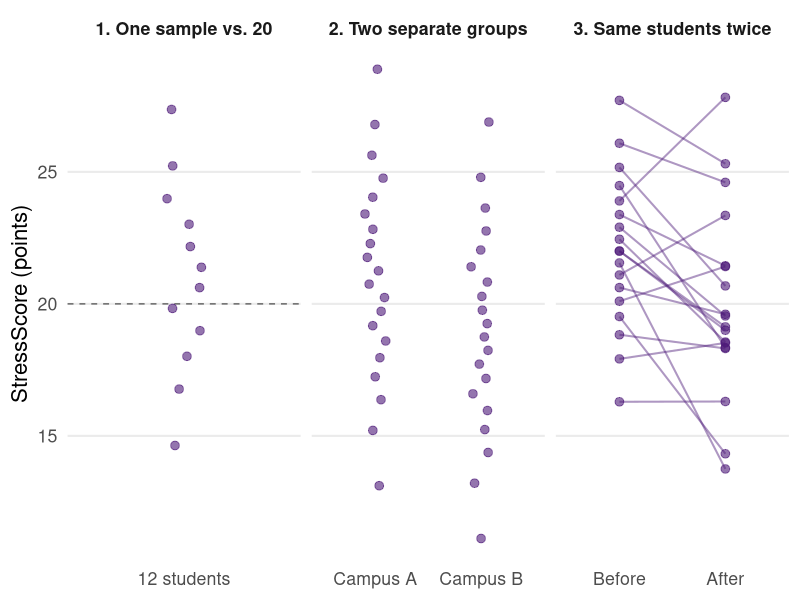
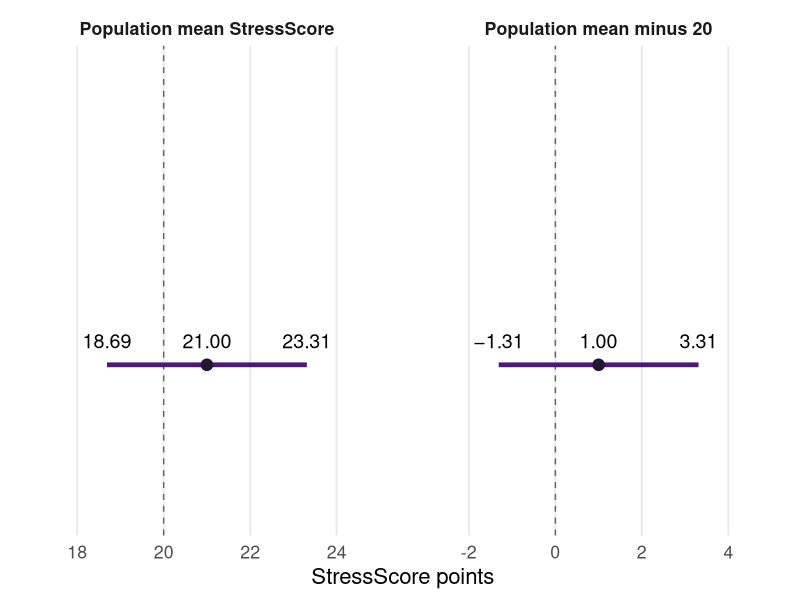
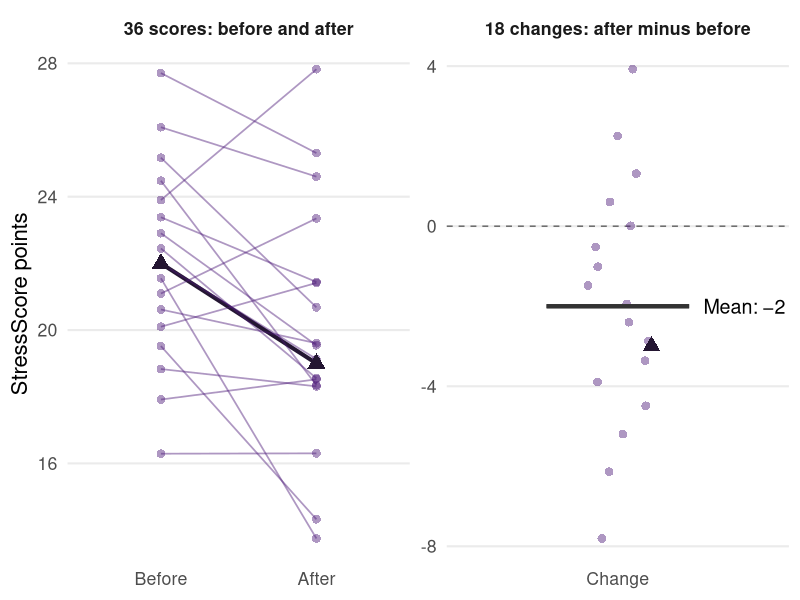
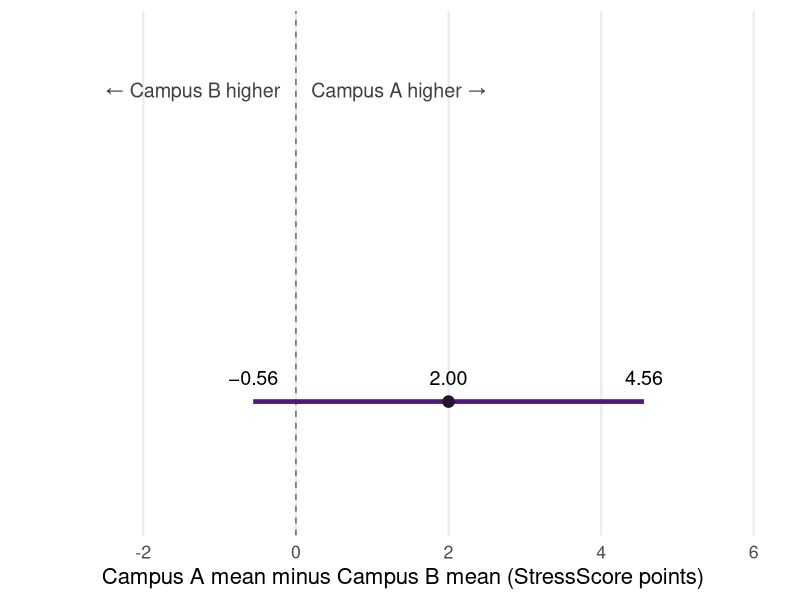
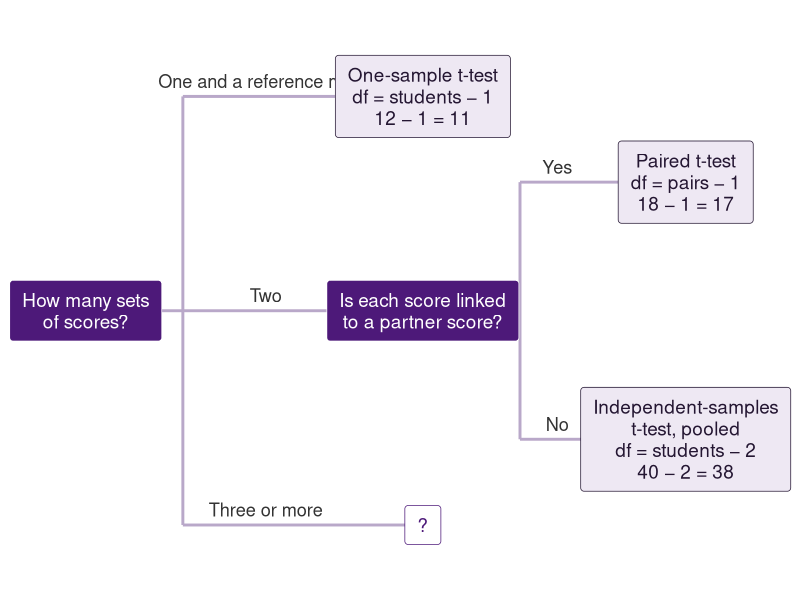
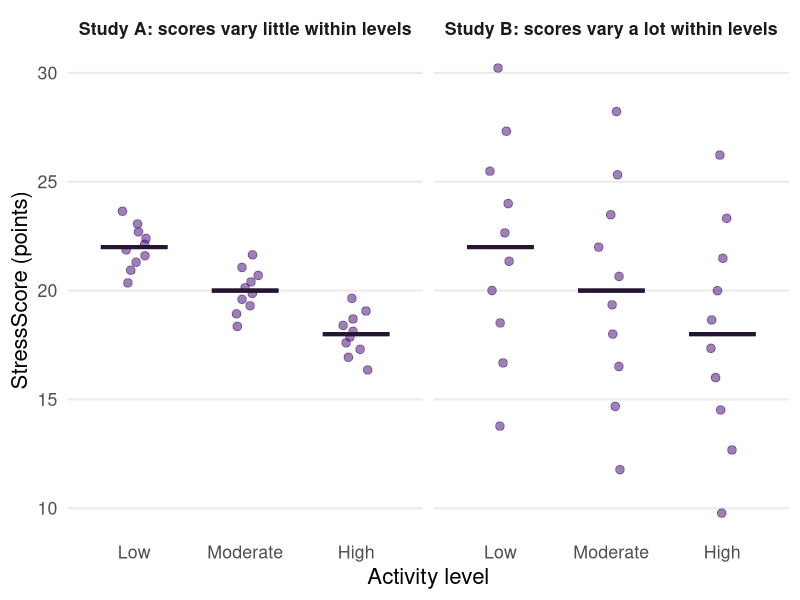
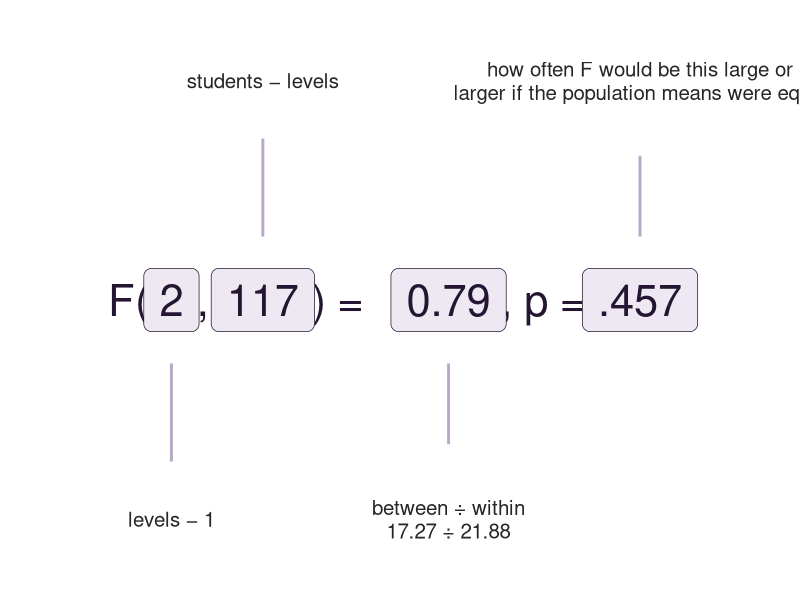
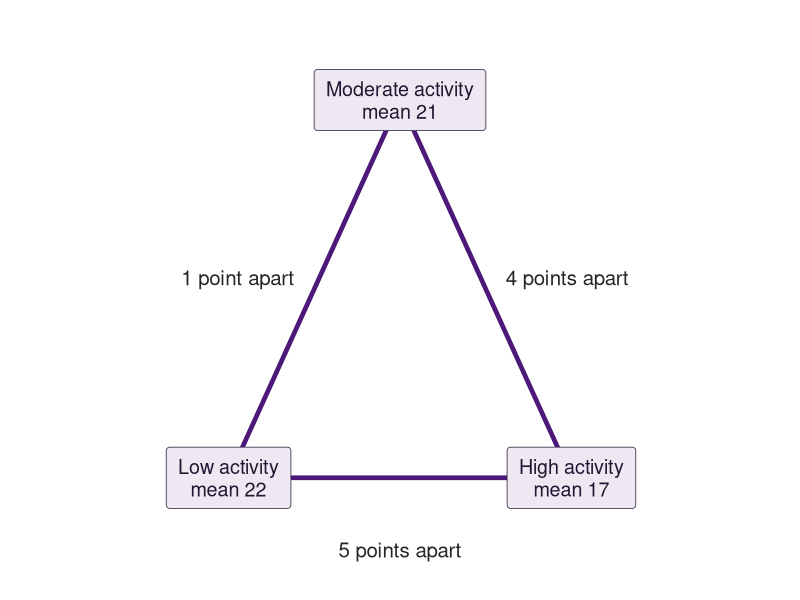

Reproduce these figures in R, in order.
## ---- chunk 1
#| echo: false
#| fig-width: 10.5
#| fig-height: 3.9
#| out-width: "92%"
#| fig-align: center
#| fig-alt: "Three panels of hypothetical StressScores. Panel 1, one sample versus 20: 12 students' scores scattered around a dashed reference line at 20. Panel 2, two separate groups: one column of 20 scores for Campus A and another column of 20 scores for Campus B, with nothing connecting them. Panel 3, same students twice: 18 students' scores before and after finals, with a line joining each student's two scores. Most lines slope downward."
library(ggplot2)
library(tibble)
library(dplyr)

# TCU purple and its darker companion, matching the slide theme. Later figures
# in the t-test block reuse these so the deck reads as one system.
tcu_purple <- "#4D1979"
tcu_dark <- "#241632"

#' Build scores with an exact sample mean and SD
#'
#' Returns `n` values whose sample mean and sample SD equal the requested
#' values exactly. The lecture's hypothetical examples report specific summary
#' statistics, so the plotted "students" must reproduce those statistics
#' instead of approximating them with random draws.
#'
#' @param n Number of scores to create.
#' @param mean Sample mean the scores should have.
#' @param sd Sample SD the scores should have.
#' @return A numeric vector of length `n`, sorted from lowest to highest.
exact_scores <- function(n, mean, sd) {
  # Evenly spaced normal quantiles give a bell-shaped set of values. scale()
  # then forces their mean to exactly 0 and their SD to exactly 1.
  z <- as.numeric(scale(qnorm(ppoints(n))))
  mean + sd * z
}

# One-sample example: 12 students with a mean of 21. The SD of 3.64 comes from
# the Random Error and Confidence Intervals lesson, where it produced the
# 95% CI of 18.69 to 23.31 that the next slide reuses.
one_sample <- tibble(id = 1:12, score = exact_scores(12, mean = 21, sd = 3.64))

# Independent-samples example: 20 different students per campus, means of 21
# and 19, and an SD of 4 at each campus (the values behind t(38) = 1.58).
campuses <- tibble(
  campus = rep(c("Campus A", "Campus B"), each = 20),
  score = c(exact_scores(20, mean = 21, sd = 4), exact_scores(20, mean = 19, sd = 4))
)

# Paired example: 18 students whose changes must have a mean of exactly -2 and
# an SD of exactly 3 (the values behind t(17) = -2.83). Student 1 is the worked
# example named on the paired slide: 22 before, 19 after, a change of -3.
n_pairs <- 18
example_change <- 19 - 22

# Solve for the mean and SD the other 17 changes need so that all 18 together
# still hit the target mean (-2) and SD (3) once the fixed example is included.
other_mean <- (n_pairs * -2 - example_change) / (n_pairs - 1)
other_sd <- sqrt(
  ((n_pairs - 1) * 3^2 - (example_change + 2)^2 -
     (n_pairs - 1) * (other_mean + 2)^2) / (n_pairs - 2)
)

# exact_scores() returns sorted values. Shuffling the before scores keeps a
# student's starting score from lining up with the size of their change. The
# seed makes the shuffle, and therefore the figure, identical on every render.
set.seed(1118)
paired <- tibble(
  id = 1:n_pairs,
  example = id == 1,
  before = c(22, sample(exact_scores(n_pairs - 1, mean = 22, sd = 3))),
  change = c(example_change, exact_scores(n_pairs - 1, mean = other_mean, sd = other_sd)),
  after = before + change
)

# Stack the three designs into one table so they can share a y-axis. The id
# column is only needed for design 3, where it links each student's two scores.
design_labels <- c(
  "1. One sample vs. 20",
  "2. Two separate groups",
  "3. Same students twice"
)
design_data <- bind_rows(
  one_sample |>
    transmute(design = design_labels[1], x = "12 students", id, score),
  campuses |>
    transmute(design = design_labels[2], x = campus, id = NA_integer_, score),
  paired |>
    transmute(design = design_labels[3], x = "Before", id, score = before),
  paired |>
    transmute(design = design_labels[3], x = "After", id, score = after)
) |>
  mutate(
    x = factor(x, levels = c("12 students", "Campus A", "Campus B", "Before", "After"))
  )
paired_design <- filter(design_data, design == design_labels[3])
unpaired_design <- filter(design_data, design != design_labels[3])

# The connecting lines are the point of the figure: they exist only where each
# score has a specific partner. Designs 1 and 2 get sideways jitter to separate
# overlapping dots; design 3 does not, so every line meets its two dots.
ggplot(design_data, aes(x = x, y = score)) +
  geom_hline(
    data = tibble(design = design_labels[1]),
    aes(yintercept = 20), linetype = "dashed", color = "gray40"
  ) +
  geom_line(
    data = paired_design, aes(group = id),
    color = tcu_purple, alpha = 0.45, linewidth = 0.7
  ) +
  geom_point(
    data = unpaired_design,
    position = position_jitter(width = 0.1, height = 0, seed = 1),
    size = 2.6, alpha = 0.6, color = tcu_purple
  ) +
  geom_point(data = paired_design, size = 2.6, alpha = 0.6, color = tcu_purple) +
  facet_wrap(~ design, scales = "free_x") +
  labs(x = NULL, y = "StressScore (points)") +
  theme_minimal(base_size = 16) +
  theme(panel.grid.major.x = element_blank(),
        panel.grid.minor = element_blank(),
        strip.text = element_text(face = "bold"))
## ---- chunk 2
#| echo: false
#| fig-width: 10.5
#| fig-height: 2.3
#| out-width: "92%"
#| fig-align: center
#| fig-alt: "Two 95% confidence intervals drawn side by side at the same width. Left, population mean StressScore: estimate 21.00, interval 18.69 to 23.31, with a dashed line at 20 inside the interval. Right, population mean minus 20: estimate 1.00, interval −1.31 to 3.31, with a dashed line at 0 inside the interval. The right picture is the left picture shifted down by 20."
# The same estimate expressed two ways. Subtracting the null value of 20 from
# the mean and from both CI limits gives the second row, so the dashed line
# sits at 20 in one panel and at 0 in the other. The axis limits span 8 points
# in both panels so the two intervals are drawn at identical widths.
ci_shift <- tibble(
  panel = c("Population mean StressScore", "Population mean minus 20"),
  estimate = c(21, 1),
  lower = c(18.69, -1.31),
  upper = c(23.31, 3.31),
  reference = c(20, 0),
  axis_min = c(17, -3),
  axis_max = c(25, 5)
) |>
  mutate(panel = factor(panel, levels = panel))

#' Format a number for a figure label
#'
#' Shows two decimals and swaps the keyboard hyphen for a true minus sign so
#' labels in the figures match the typography of the slide text.
#'
#' @param x Numeric vector to format.
#' @return A character vector the same length as `x`.
label_points <- function(x) {
  sub("-", "−", sprintf("%.2f", x), fixed = TRUE)
}

ggplot(ci_shift, aes(y = 1)) +
  # Invisible points that only stretch each panel to its intended limits.
  geom_blank(aes(x = axis_min)) +
  geom_blank(aes(x = axis_max)) +
  geom_vline(aes(xintercept = reference), linetype = "dashed", color = "gray40") +
  geom_segment(aes(x = lower, xend = upper, yend = 1),
               linewidth = 1.6, color = tcu_purple) +
  geom_point(aes(x = estimate), size = 3.6, color = tcu_dark) +
  # Print the three numbers the removed table used to carry.
  geom_text(aes(x = lower, label = label_points(lower)), vjust = -1.1, size = 5) +
  geom_text(aes(x = estimate, label = label_points(estimate)), vjust = -1.1, size = 5) +
  geom_text(aes(x = upper, label = label_points(upper)), vjust = -1.1, size = 5) +
  facet_wrap(~ panel, scales = "free_x") +
  scale_x_continuous(breaks = scales::breaks_width(2)) +
  scale_y_continuous(limits = c(0.7, 1.6)) +
  labs(x = "StressScore points", y = NULL) +
  theme_minimal(base_size = 16) +
  theme(axis.text.y = element_blank(),
        panel.grid.major.y = element_blank(),
        panel.grid.minor = element_blank(),
        strip.text = element_text(face = "bold"))
## ---- chunk 3
#| echo: false
#| fig-width: 10.5
#| fig-height: 3.5
#| out-width: "92%"
#| fig-align: center
#| fig-alt: "Two panels. Left, 36 scores: each of 18 students has a before score and an after score joined by a line, and most lines slope downward. One highlighted student goes from 22 to 19. Right, 18 changes: one dot per student showing after minus before, ranging from about −8 to about 4, with a dashed line at 0 and a bar at the mean change of −2. The highlighted student's change is −3."
# Reshape the paired data into the two views the slide contrasts: the 36 raw
# scores (two per student) and the 18 change scores the paired t-test analyzes.
panel_labels <- c("36 scores: before and after", "18 changes: after minus before")
paired_long <- bind_rows(
  paired |>
    transmute(panel = panel_labels[1], x = "Before", id, example, value = before),
  paired |>
    transmute(panel = panel_labels[1], x = "After", id, example, value = after),
  paired |>
    transmute(panel = panel_labels[2], x = "Change", id, example, value = change)
) |>
  mutate(
    x = factor(x, levels = c("Before", "After", "Change")),
    panel = factor(panel, levels = panel_labels)
  ) |>
  # Sort the worked-example student last so it is drawn on top of the others.
  arrange(example, id)
scores_long <- filter(paired_long, panel == panel_labels[1])
changes_long <- filter(paired_long, panel == panel_labels[2])

# Reference marks that belong only in the change panel: the null value of 0
# and the mean change of -2 reported in the results table on the next slide.
change_panel <- tibble(
  panel = factor(panel_labels[2], levels = panel_labels),
  x = factor("Change", levels = c("Before", "After", "Change")),
  mean_change = -2
)

# The worked-example student is marked by shape and size as well as shade, so
# the highlight does not depend on color alone.
ggplot(paired_long, aes(x = x, y = value)) +
  geom_hline(data = change_panel, aes(yintercept = 0),
             linetype = "dashed", color = "gray40") +
  geom_line(data = scores_long,
            aes(group = id, color = example, alpha = example, linewidth = example)) +
  geom_point(data = scores_long,
             aes(color = example, alpha = example, shape = example, size = example)) +
  geom_point(data = changes_long,
             aes(color = example, alpha = example, shape = example, size = example),
             position = position_jitter(width = 0.12, height = 0, seed = 1)) +
  geom_errorbar(data = change_panel,
                aes(y = mean_change, ymin = mean_change, ymax = mean_change),
                width = 0.5, linewidth = 1.4, color = "gray20") +
  geom_text(data = change_panel, aes(y = mean_change, label = "Mean: −2"),
            nudge_x = 0.3, hjust = 0, size = 5) +
  facet_wrap(~ panel, scales = "free") +
  scale_color_manual(values = c(`FALSE` = tcu_purple, `TRUE` = tcu_dark)) +
  scale_alpha_manual(values = c(`FALSE` = 0.45, `TRUE` = 1)) +
  scale_shape_manual(values = c(`FALSE` = 16, `TRUE` = 17)) +
  scale_size_manual(values = c(`FALSE` = 2.6, `TRUE` = 4.2)) +
  scale_linewidth_manual(values = c(`FALSE` = 0.6, `TRUE` = 1.4)) +
  labs(x = NULL, y = "StressScore points") +
  theme_minimal(base_size = 16) +
  theme(legend.position = "none",
        panel.grid.major.x = element_blank(),
        panel.grid.minor = element_blank(),
        strip.text = element_text(face = "bold"))
## ---- chunk 4
#| echo: false
#| fig-width: 10.5
#| fig-height: 2.5
#| out-width: "88%"
#| fig-align: center
#| fig-alt: "A 95% confidence interval for the Campus A mean minus the Campus B mean. The estimate is 2.00 points and the interval runs from −0.56 to 4.56, crossing a dashed line at 0. Values left of 0 mean Campus B averaged higher and values right of 0 mean Campus A averaged higher."
# The campus comparison from the previous slide, drawn so students can see the
# interval cross zero. The two direction labels restate what the sign of an
# A-minus-B difference means, which is the first thing exercise 2 asks about.
campus_ci <- tibble(estimate = 2, lower = -0.56, upper = 4.56)

ggplot(campus_ci, aes(y = 1)) +
  geom_vline(xintercept = 0, linetype = "dashed", color = "gray40") +
  geom_segment(aes(x = lower, xend = upper, yend = 1),
               linewidth = 1.6, color = tcu_purple) +
  geom_point(aes(x = estimate), size = 3.6, color = tcu_dark) +
  geom_text(aes(x = lower, label = label_points(lower)), vjust = -1.1, size = 5) +
  geom_text(aes(x = estimate, label = label_points(estimate)), vjust = -1.1, size = 5) +
  geom_text(aes(x = upper, label = label_points(upper)), vjust = -1.1, size = 5) +
  annotate("text", x = -0.2, y = 1.85, label = "← Campus B higher",
           hjust = 1, size = 5, color = "gray25") +
  annotate("text", x = 0.2, y = 1.85, label = "Campus A higher →",
           hjust = 0, size = 5, color = "gray25") +
  scale_x_continuous(breaks = seq(-2, 6, 2), limits = c(-3.2, 6)) +
  scale_y_continuous(limits = c(0.7, 2)) +
  labs(x = "Campus A mean minus Campus B mean (StressScore points)", y = NULL) +
  theme_minimal(base_size = 16) +
  theme(axis.text.y = element_blank(),
        panel.grid.major.y = element_blank(),
        panel.grid.minor = element_blank())
## ---- chunk 5
#| echo: false
#| fig-width: 10.5
#| fig-height: 4
#| out-width: "96%"
#| fig-align: center
#| fig-alt: "A decision tree for choosing a test. Start by asking how many sets of scores are compared. One set and a reference mean leads to a one-sample t-test with degrees of freedom equal to students minus 1, for example 12 minus 1 equals 11. Two sets leads to a second question: is each score linked to a partner score? Yes leads to a paired t-test with degrees of freedom equal to pairs minus 1, for example 18 minus 1 equals 17. No leads to a pooled independent-samples t-test with degrees of freedom equal to students minus 2, for example 40 minus 2 equals 38. Three or more sets leads to a box containing only a question mark."
# The tree is drawn with ggplot instead of Mermaid because Mermaid measured
# its text before the slide fonts loaded and clipped the node labels. Every
# position below is a hand-placed coordinate on a 14 x 6 canvas.

# Boxes: two questions, three answers from today's examples, and one open box
# that the next block (one-way ANOVA) fills in.
tree_nodes <- tibble(
  x = c(1.5, 7.4, 7.4, 7.4, 12, 12),
  y = c(3, 5, 3, 1, 4.2, 1.8),
  label = c(
    "How many sets\nof scores?",
    "One-sample t-test\ndf = students \u2212 1\n12 \u2212 1 = 11",
    "Is each score linked\nto a partner score?",
    "?",
    "Paired t-test\ndf = pairs \u2212 1\n18 \u2212 1 = 17",
    "Independent-samples\nt-test, pooled\ndf = students \u2212 2\n40 \u2212 2 = 38"
  ),
  type = c("question", "result", "question", "open", "result", "result")
)

# Connectors run right, then up or down, then right again, so each branch
# label can sit on a horizontal stretch without crossing a line.
tree_lines <- tribble(
  ~x,  ~xend, ~y,  ~yend,
  1.5, 3.2,   3,   3,    # first question to its trunk
  3.2, 3.2,   1,   5,    # first trunk
  3.2, 7.4,   5,   5,    # to the one-sample box
  3.2, 7.4,   3,   3,    # to the second question
  3.2, 7.4,   1,   1,    # to the open box
  7.4, 9.1,   3,   3,    # second question to its trunk
  9.1, 9.1,   1.8, 4.2,  # second trunk
  9.1, 12,    4.2, 4.2,  # to the paired box
  9.1, 12,    1.8, 1.8   # to the independent-samples box
)

# Branch labels, centered on the horizontal stretch that leads to each box.
tree_branches <- tibble(
  x = c(4.65, 4.65, 4.65, 9.75, 9.75),
  y = c(5, 3, 1, 4.2, 1.8),
  label = c("One and a reference mean", "Two", "Three or more", "Yes", "No")
)

ggplot() +
  # Lines go down first so the boxes cover their ends.
  geom_segment(data = tree_lines, aes(x = x, xend = xend, y = y, yend = yend),
               linewidth = 1, color = "#b9a8c9") +
  geom_text(data = tree_branches, aes(x = x, y = y, label = label),
            vjust = -0.6, size = 4.6, color = "gray20") +
  geom_label(data = tree_nodes,
             aes(x = x, y = y, label = label, fill = type, color = type),
             size = 4.8, lineheight = 0.95,
             label.padding = unit(0.55, "lines")) +
  # Questions are solid purple, answers are pale, and the open box is white.
  scale_fill_manual(values = c(question = tcu_purple, result = "#eee8f3", open = "white")) +
  scale_color_manual(values = c(question = "white", result = tcu_dark, open = tcu_purple)) +
  coord_cartesian(xlim = c(0, 14), ylim = c(0.3, 5.9), expand = FALSE) +
  theme_void() +
  theme(legend.position = "none")
## ---- chunk 6
#| echo: false
#| fig-width: 10.5
#| fig-height: 3.3
#| out-width: "85%"
#| fig-align: center
#| fig-alt: "Two panels of individual StressScores at low, moderate, and high activity. Both panels have level means of 22, 20, and 18. In Study A the scores cluster within about 2 points of each mean, so the three levels barely overlap. In Study B the scores spread about 8 points above and below each mean, so the three levels overlap heavily."
library(ggplot2)
library(tibble)
library(dplyr)

# Standardized normal quantiles have a mean of exactly 0 and an SD of exactly
# 1. Using them in place of random draws gives every level exactly the mean
# and SD we specify, so the figure and the F values quoted in the speaker
# notes stay the same on every render.
z_scores <- as.numeric(scale(qnorm(ppoints(10))))

# Both studies share these level means. Holding them fixed isolates the one
# thing this slide teaches: within-level spread alone can change F.
level_means <- c(Low = 22, Moderate = 20, High = 18)

# Build 10 scores per level for each study. The within-level SD is 1 point in
# Study A and 5 points in Study B, which gives F(2, 27) = 40 and 1.6.
f_demo <- tibble(
  study = rep(
    c("Study A: scores vary little within levels",
      "Study B: scores vary a lot within levels"),
    each = 30
  ),
  within_sd = rep(c(1, 5), each = 30),
  level = rep(rep(names(level_means), each = 10), times = 2),
  z = rep(z_scores, times = 6)
) |>
  mutate(
    score = unname(level_means[level]) + within_sd * z,
    # Keep the levels in low-to-high order instead of alphabetical order.
    level = factor(level, levels = names(level_means))
  )

# One row per study and level, used to draw a bar at each level mean.
f_demo_means <- f_demo |>
  summarise(mean_score = mean(score), .by = c(study, level))

# Dots show individual students and bars show level means. The seed fixes the
# sideways jitter, which only separates overlapping dots and changes no score.
ggplot(f_demo, aes(x = level, y = score)) +
  geom_point(
    position = position_jitter(width = 0.12, height = 0, seed = 1),
    size = 2.6, alpha = 0.55, color = "#4D1979"
  ) +
  geom_errorbar(
    data = f_demo_means,
    aes(y = mean_score, ymin = mean_score, ymax = mean_score),
    width = 0.6, linewidth = 1.4, color = "#241632"
  ) +
  facet_wrap(~ study) +
  labs(x = "Activity level", y = "StressScore (points)") +
  theme_minimal(base_size = 16) +
  theme(panel.grid.major.x = element_blank(),
        panel.grid.minor = element_blank(),
        strip.text = element_text(face = "bold"))
## ---- chunk 7
#| echo: false
#| fig-width: 10.5
#| fig-height: 3.3
#| out-width: "92%"
#| fig-alt: "The report F(2, 117) = 0.79, p = .457 with a label on each number. The 2 is labeled levels minus 1. The 117 is labeled students minus levels. The 0.79 is labeled between divided by within, 17.27 divided by 21.88. The .457 is labeled how often F would be this large or larger if the population means were equal."
#| fig-align: center
# A labeled breakdown of the one-way ANOVA report students must write for the
# final project. Each piece of the report is placed by hand on a 14 x 6 canvas
# so that the four numbers can sit in their own boxes with a label attached.

# The four numbers that carry meaning, with the label for each. Labels
# alternate above (label_y = 4.9) and below (label_y = 1.1) the report so
# neighboring labels cannot collide.
report_numbers <- tibble(
  x = c(3, 4.6, 7.85, 11.2),
  value = c("2", "117", "0.79", ".457"),
  label = c(
    "levels − 1",
    "students − levels",
    "between ÷ within\n17.27 ÷ 21.88",
    "how often F would be this large or\nlarger if the population means were equal"
  ),
  label_y = c(1.1, 4.9, 1.1, 4.9),
  # Each connector runs from the edge of the number box toward its label.
  line_start = c(2.45, 3.55, 2.45, 3.55),
  line_end = c(1.6, 4.4, 1.75, 4.25)
)

# The punctuation and symbols that sit between the boxed numbers.
report_connectors <- tibble(
  x = c(2.25, 3.55, 5.9, 9.5),
  text = c("F(", ",", ") =", ", p =")
)

ggplot() +
  geom_segment(data = report_numbers,
               aes(x = x, xend = x, y = line_start, yend = line_end),
               linewidth = 1, color = "#b9a8c9") +
  geom_text(data = report_connectors, aes(x = x, y = 3, label = text),
            size = 11, color = tcu_dark) +
  geom_label(data = report_numbers, aes(x = x, y = 3, label = value),
             size = 11, fill = "#eee8f3", color = tcu_dark,
             label.padding = unit(0.3, "lines")) +
  geom_text(data = report_numbers, aes(x = x, y = label_y, label = label),
            size = 5.2, lineheight = 0.95, color = "gray15") +
  coord_cartesian(xlim = c(0, 14), ylim = c(0.4, 5.6), expand = FALSE) +
  theme_void()
## ---- chunk 8
#| echo: false
#| fig-width: 10.5
#| fig-height: 3.3
#| out-width: "88%"
#| fig-align: center
#| fig-alt: "A triangle whose corners are the three programs: low activity with a mean of 22, moderate activity with a mean of 21, and high activity with a mean of 17. Each side of the triangle is one pairwise comparison. Low and moderate are 1 point apart, moderate and high are 4 points apart, and low and high are 5 points apart."
# Three programs can be compared two at a time in exactly three ways. Drawing
# the programs as corners of a triangle makes each side one comparison, which
# is the count the Tukey adjustment has to account for.
pair_nodes <- tibble(
  x = c(4, 7, 10),
  y = c(1.4, 4.8, 1.4),
  label = c("Low activity\nmean 22", "Moderate activity\nmean 21", "High activity\nmean 17")
)

# One row per side of the triangle. Each label sits just outside its side so
# it never overlaps a line: left of the left side, right of the right side,
# and below the bottom side.
pair_edges <- tibble(
  x = c(4, 7, 4),
  xend = c(7, 10, 10),
  y = c(1.4, 4.8, 1.4),
  yend = c(4.8, 1.4, 1.4),
  label = c("1 point apart", "4 points apart", "5 points apart"),
  label_x = c(5.15, 8.85, 7),
  label_y = c(3.2, 3.2, 0.75),
  hjust = c(1, 0, 0.5)
)

ggplot() +
  geom_segment(data = pair_edges, aes(x = x, xend = xend, y = y, yend = yend),
               linewidth = 1.6, color = tcu_purple) +
  geom_text(data = pair_edges,
            aes(x = label_x, y = label_y, label = label, hjust = hjust),
            size = 5.2, color = "gray15") +
  geom_label(data = pair_nodes, aes(x = x, y = y, label = label),
             size = 5, lineheight = 0.95, fill = "#eee8f3", color = tcu_dark,
             label.padding = unit(0.5, "lines")) +
  coord_cartesian(xlim = c(0, 14), ylim = c(0.3, 5.7), expand = FALSE) +
  theme_void()
## ---- chunk 9
#| echo: false
#| fig-width: 10.5
#| fig-height: 2.8
#| out-width: "85%"
#| fig-align: center
#| fig-alt: "Low minus moderate: 1 point, interval −2.04 to 4.04. Low minus high: 5 points, interval 1.96 to 8.04. Moderate minus high: 4 points, interval 0.96 to 7.04. The dashed line marks zero."
library(ggplot2)
library(tibble)
library(dplyr)

# Use the practice study's equal sample sizes and pooled SD to calculate
# simultaneous intervals for all three differences in their stated order.
program_means <- c(Low = 22, Moderate = 21, High = 17)
margin <- qtukey(0.95, nmeans = 3, df = 57) * 4 / sqrt(20)
comparisons <- tibble(
  first = c("Low", "Low", "Moderate"),
  second = c("Moderate", "High", "High")
) |>
  mutate(
    pair = paste(first, "minus", tolower(second)),
    pair = factor(pair, levels = rev(pair)),
    difference = unname(program_means[first] - program_means[second]),
    lower = difference - margin,
    upper = difference + margin
  )

# The zero reference line lets students decide which intervals include
# equal population means without relying on color to convey the decision.
ggplot(comparisons, aes(y = pair)) +
  geom_vline(xintercept = 0, linetype = "dashed", color = "gray40") +
  geom_segment(aes(x = lower, xend = upper, yend = pair),
               linewidth = 1.6, color = "#4D1979") +
  geom_point(aes(x = difference), size = 3.6, color = "#241632") +
  scale_x_continuous(breaks = seq(-2, 8, 2), limits = c(-2.5, 8.5)) +
  labs(x = "Difference in mean StressScore (points)", y = NULL) +
  theme_minimal(base_size = 16) +
  theme(panel.grid.major.y = element_blank(),
        panel.grid.minor = element_blank())
## ---- chunk 10
#| echo: false
#| fig-width: 10.5
#| fig-height: 2.6
#| out-width: "88%"
#| fig-align: center
#| fig-alt: "The Tukey-adjusted 95% confidence interval for low minus high, from 1.96 to 8.04 points with an estimate of 5.00. A dashed line marks 0 and a solid line marks the hypothetical benchmark of 3 points. The interval lies entirely above 0 and extends on both sides of the benchmark."
# Reuse the low-minus-high interval calculated for the previous figure so the
# two slides can never disagree.
low_high <- filter(comparisons, pair == "Low minus high")

# The 3-point benchmark is invented for this slide. It stands in for the kind
# of outside judgment (what difference would change a decision?) that the
# exit check asks students to name. It is not a property of StressScore.
benchmark <- 3

ggplot(low_high, aes(y = 1)) +
  geom_vline(xintercept = 0, linetype = "dashed", color = "gray40") +
  # A solid line and a text label set the benchmark apart from the dashed
  # zero line without relying on color.
  geom_vline(xintercept = benchmark, linewidth = 1, color = "gray20") +
  annotate("text", x = benchmark, y = 1.9, label = "Benchmark: 3 points",
           hjust = -0.05, size = 5, color = "gray15") +
  geom_segment(aes(x = lower, xend = upper, yend = 1),
               linewidth = 1.6, color = tcu_purple) +
  geom_point(aes(x = difference), size = 3.6, color = tcu_dark) +
  geom_text(aes(x = lower, label = label_points(lower)), vjust = -1.1, size = 5) +
  geom_text(aes(x = difference, label = label_points(difference)), vjust = -1.1, size = 5) +
  geom_text(aes(x = upper, label = label_points(upper)), vjust = -1.1, size = 5) +
  scale_x_continuous(breaks = seq(0, 8, 2), limits = c(-1, 9)) +
  scale_y_continuous(limits = c(0.7, 2.05)) +
  labs(x = "Low minus high: difference in mean StressScore (points)", y = NULL) +
  theme_minimal(base_size = 16) +
  theme(axis.text.y = element_blank(),
        panel.grid.major.y = element_blank(),
        panel.grid.minor = element_blank())
